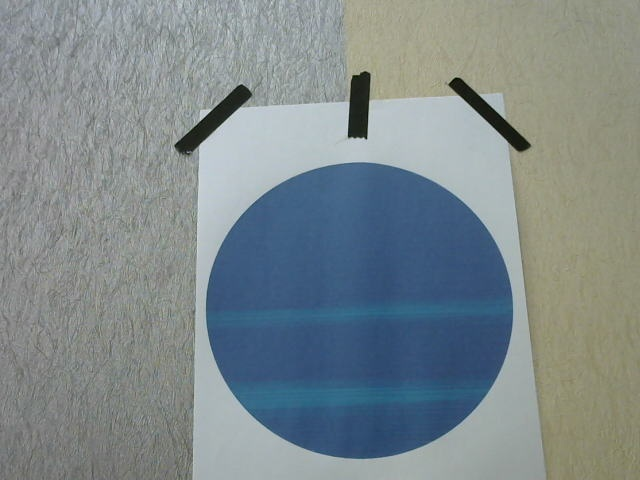
#> input picture scripts/img/circle_marker.jpg, 640 x 480 px; its folder holds only this picture in this run
$ python -i modul.py   (imports and definitions only)   (older library calls are emulated)
#> lines starting #> are read from the running program, lines starting #| are printed output that depends on the picture; after the words box and inside, x2 and y2 are one past the last pixel; in counts of white or black regions, pixels touching at a corner belong together
#> further down, picture is the input picture: shape (480, 640, 3); mean B, G, R 139.7, 137.2, 126.3
import cv2
import numpy as np

# [4 lines of commented-out code are left out]


# [10 lines left out: function centroid_frame, not called in this run]


def finding_object(image):
    # start streaming
    global img
    img = image
    # print("Image shape : {}".format(img.shape))
    # RGB to HSV
    img_hsv = cv2.cvtColor(img, cv2.COLOR_BGR2HSV)
#> img_hsv: shape (480, 640, 3); mean H, S, V 73.7, 49.1, 146.1

    # range value of blue color
    lower = np.array([90, 60, 80])
    upper = np.array([110, 255, 255])
    # masking image
    mask = cv2.inRange(img_hsv, lower, upper)
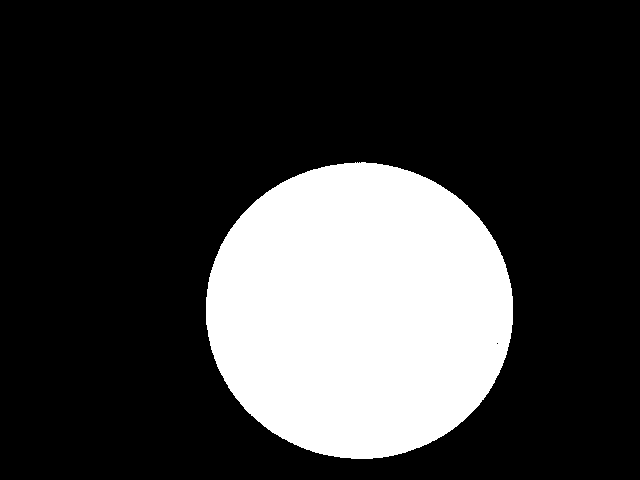
#> mask: shape (480, 640); 23.3% white; 1 white region
    # print out detail of masked image
    # print("[Mask Image] dimension : {}, number of channel : {}".format(
    # mask.shape, mask.ndim))

    # find contours
    image, contours, hierarchy = cv2.findContours(
        mask, cv2.RETR_EXTERNAL, cv2.CHAIN_APPROX_NONE)
#> contours = 1 contour; box (x1, y1, x2, y2) and area: (206, 162, 513, 459) 71102
    # print("Number of contours found : {}".format(len(contours)))

    # get the biggest contours
    #contours = max(contours, key=cv2.contourArea)
    #cv2.imshow("original", img)
    return contours


# [57 lines left out: functions centroid_image_v2, centroid_image, not called in this run]


def distance_to_camera(knownWidth, focalLength, perWidth):
    # compute and return the distance from the marker to the camera
    return (knownWidth*focalLength)/perWidth


# [13 lines left out: function detail_object, not called in this run]


def destroy():
    # close all windows
    cv2.destroyAllWindows()

>>> import cv2
>>> picture = cv2.imread('img/circle_marker.jpg')
>>> result = finding_object(picture)
#> result has the same summary as contours in finding_object
